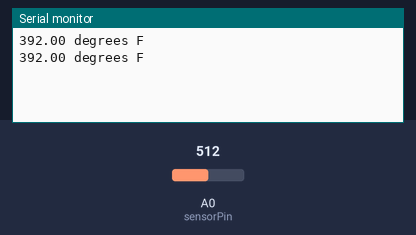
Recording of a sketch running on a simulated Arduino Uno, built with avr-gcc and run on an emulated ATmega328P. Parts: the last lines printed to the serial monitor. Inputs (shaded band) come from the test bench; at power-on: A0 (sensorPin) = 512.

Above: at 1.8 s.
1.9 s: A0 (sensorPin) set to 716
At 2.8 s:
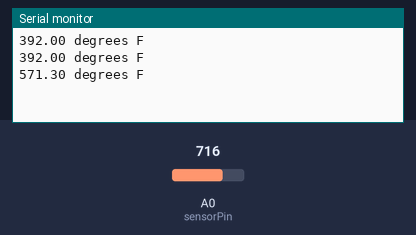
3.4 s: A0 (sensorPin) set to 900
At 4.8 s:
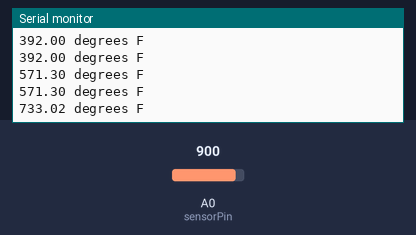
Timing chart, 0 to 6.4 s (numbered marks = the images above; inputs shaded):
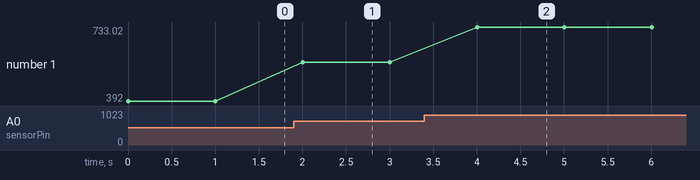

Measured:
- after the input at 1.9 s, the serial monitor: prints a new line after 0.10 s (image 1)
- after the input at 3.4 s, the serial monitor: prints a new line after 0.60 s (image 2)
- plotted number 1: 392 → 571.3 after the input at 1.9 s, 571.3 → 733.02 after the input at 3.4 s

The sketch:

TMP36_Arduino_Sketch.ino
```cpp
int sensorPin = 0;

void setup(){
  Serial.begin(9600);
}

void loop(){
  int reading = analogRead(sensorPin);
  float voltage = reading * 5.0; //Change 5.0 to 3.3 if you are using
                                //3.3V instead of 5V.
  voltage /= 1024.0;
  float temperatureC = (voltage - 0.5) * 100;
  float temperatureF = (temperatureC * 9.0 / 5.0) + 32.0;

  Serial.print(temperatureF); Serial.println(" degrees F");

  delay(1000);

}
```
